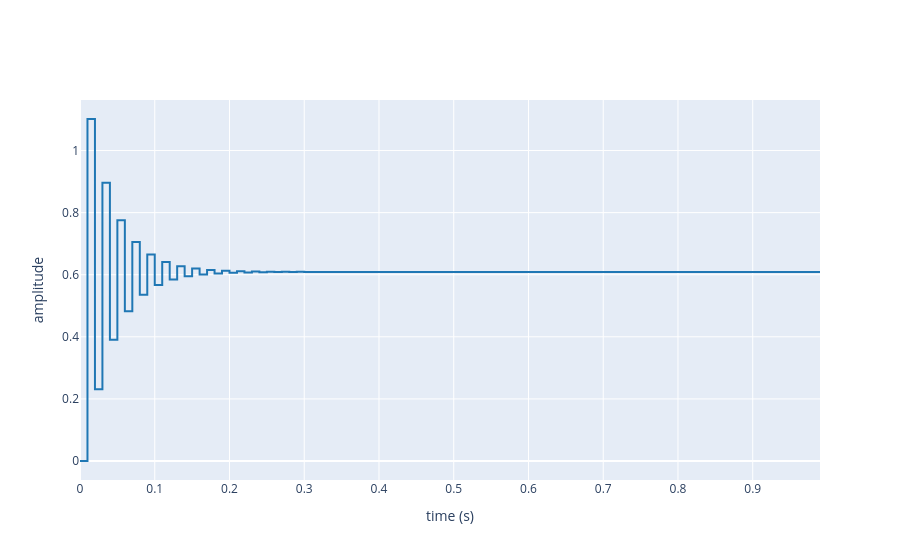

Here is the notebook cell this chart was saved with:
### Code cell
offset_z = 80
Mt_z_Hcorr = (Mt_z_rpm/(offset_z))/(1+(Mt_z_rpm/(offset_z)))
tm_z2 = np.arange(0, 1, 0.01)
step(Mt_z_Hcorr,t=tm_z2)
